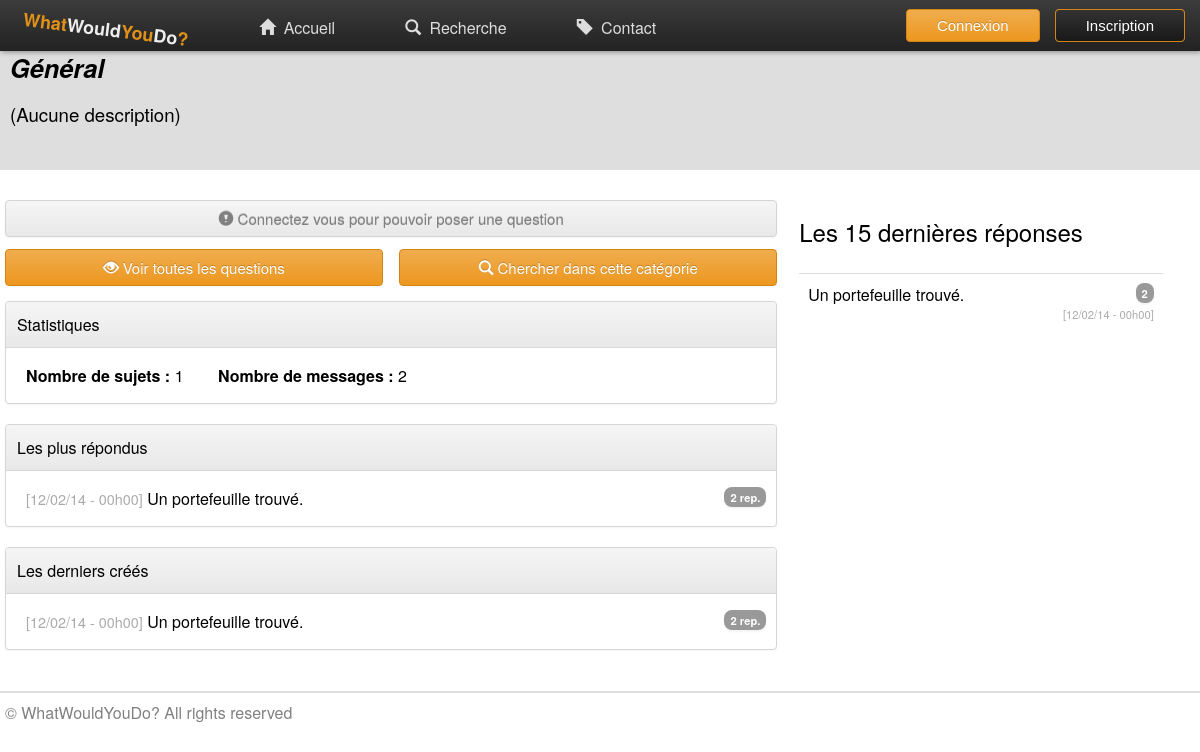
The app's page /?/category/2 with its own data.
### tables this page shows
CREATE TABLE IF NOT EXISTS `category` (
  `id` int(11) NOT NULL AUTO_INCREMENT,
  `name` varchar(50) NOT NULL,
  `description` text NOT NULL,
  PRIMARY KEY (`id`)
);

CREATE TABLE IF NOT EXISTS `topic` (
  `id` int(11) NOT NULL AUTO_INCREMENT,
  `title` varchar(100) NOT NULL,
  `content` text NOT NULL,
  `date` datetime NOT NULL,
  `user_id` int(11) NOT NULL,
  `category_id` int(11) NOT NULL,
  `answered` tinyint(1) NOT NULL DEFAULT '0',
  `pot_point` int(11) NOT NULL,
  `pot_euro` int(11) NOT NULL,
  PRIMARY KEY (`id`),
  KEY `user_id` (`user_id`,`category_id`),
  KEY `category_id` (`category_id`)
);

### index.php (called while the page is built, shortened)
<?php
	include("php/utils.php");
	include("php/_header.php");
	include(get_page_to_load($_SERVER['QUERY_STRING']));
	include("php/_footer.php");
?>

### php/utils.php (called while the page is built, shortened)
<?php
	function is_co() {
		return isset($_SESSION["user"]);
	}
?>

### php/category.php (the view, shortened to what this page needs)
<?php
if(isset($_GET["data"][0])){
	$id_cat = $_GET["data"][0];
	$bdd = BBD_connect();
	$query = $bdd->prepare("SELECT category.id as _id, category.name as name, category.description as description, COUNT(topic.id) as nb_topic,
								(SELECT COUNT(post.id) FROM category
								 LEFT JOIN topic ON topic.category_id = category.id
								 LEFT JOIN post ON post.topic_id = topic.id
								 WHERE category.id = _id) as nb_post
							FROM category
							LEFT JOIN topic ON topic.category_id = category.id
							WHERE category.id = ?
							GROUP BY category.id");
	$query->execute(array($_GET["data"][0]));
	if($data = $query->fetch()) {
		if($data['description'] == "")
			$data['description'] = "(Aucune description)";
		$cat = $data;
	} else
		header("Location: ?/");
} else
	header("Location: ?/");
?>
<div id="indexTile" <?php if(file_exists('img/cat-'.$cat['_id'].'.jpg')) { echo 'style="background: url(\'img/cat-'.$cat['_id'].'.jpg\') no-repeat center; background-size: 100%;"'; } ?> >
	<section >
		<p><b><i><?php echo $cat['name']; ?></i></b></p>
		<p><?php echo $cat['description']; ?></p>
	</section>
</div>
<section>
	<section style="width: 66.6%; float : left;">
     	    <div class="content-elem fresh">
     	    	<?php if(is_co()) { ?>
      	    	<?php if($_SESSION['user']['banned']) { ?>
      	    	<div class="btn btn-disabled" style="margin: 5px;"><span class="icon warning-sign" ></span>Les utilisateurs bannis ne peuvent pas poster de nouvelles réponses</div>
      	    	<?php } else { ?>
	      	    <div class="btn new-cat" style="margin: 5px;"><span class="icon plus" ></span>Poser une nouvelle question</div>
	      	    <?php } ?>
      	    <?php } else { ?>
      	    <div class="connection-show btn btn-disabled" style="margin: 5px;"><span class="icon warning-sign" ></span>Connectez vous pour pouvoir poser une question</div>
      	    <?php } ?>
      	    <div style="margin: 5px; margin-top: 12px; box-sizing: border-box;">
      	    	<div class="btn show-cat" style="width: 49%; float: left; box-sizing: border-box"><span class="icon eye" ></span>Voir toutes les questions</div>
      	    	<a href="?/search/<?php echo $id_cat; ?>"><div class="btn" style="width: 49%; float: right; box-sizing: border-box"><span class="icon search" ></span>Chercher dans cette catégorie</div></a>
      	    </div>
     	    </div>
     	    <div id="cat-stat" style="width:100%; ">
      	    <div class="content-elem fresh">
				<div class="content-bordered">
					<div class="content-bordered-title">
						<h4 class="panel-title">Statistiques</h4>
					</div>
					<p>
						<b class="content-bordered-item">Nombre de sujets : </b><?php echo $cat['nb_topic']; ?>
						<b class="content-bordered-item">Nombre de messages : </b><?php echo $cat['nb_post']; ?>
					</p>
				</div>
			</div>
			<div class="content-elem fresh">
				<div class="content-bordered">
					<div class="content-bordered-title">
						<h4 class="panel-title">Les plus répondus</h4>
					</div>
					<ul class="list-unstyled">
					<?php
						$query = $bdd->prepare("SELECT topic.id AS id, topic.title AS title, DATE_FORMAT(topic.date, '%d/%m/%y - %Hh%i') AS date_, topic.pot_point as points, COUNT(post.id) AS nb_post, topic.answered AS answered
												FROM category
												RIGHT JOIN topic ON topic.category_id = category.id
												LEFT JOIN post ON post.topic_id = topic.id
											    WHERE category.id = ?
												GROUP BY topic.id
												ORDER BY nb_post DESC
												LIMIT 0,5");
						$query->execute(array($id_cat));
						while($data = $query->fetch()){ ?>
						<li>
								<span class="date">[<?php echo $data['date_']; ?>]</span>
								<a href="?/post/<?php echo $data['id']; ?>">
									<?php echo $data['title']; ?>
									<span class="badge" style="float: right; margin-right: 10px;"><?php echo $data['nb_post']; ?> rep.</span>
								</a>
						</li>
					<?php } ?>
					</ul>
				</div>
			</div>
			<div class="content-elem fresh">
				<div class="content-bordered">
					<div class="content-bordered-title">
						<h4 class="panel-title">Les derniers créés</h4>
					</div>
					<ul class="list-unstyled">
					<?php
						$query = $bdd->prepare("SELECT topic.id AS id, topic.title AS title, DATE_FORMAT(topic.date, '%d/%m/%y - %Hh%i') AS date_, topic.pot_point as points, COUNT(post.id) AS nb_post, topic.answered AS answered
												FROM category
												RIGHT JOIN topic ON topic.category_id = category.id
												LEFT JOIN post ON post.topic_id = topic.id
											    WHERE category.id = ?
												GROUP BY topic.id
												ORDER BY topic.date DESC
												LIMIT 0,5");
						$query->execute(array($id_cat));
						while($data = $query->fetch()){ ?>
						<li>
								<span class="date">[<?php echo $data['date_']; ?>]</span>
								<a href="?/post/<?php echo $data['id']; ?>">
									<?php echo $data['title']; ?>
									<span class="badge" style="float: right; margin-right: 10px;"><?php echo $data['nb_post']; ?> rep.</span>
								</a>
						</li>
					<?php } ?>
					</ul>
				</div>
			</div>
		</div>
	</section>
	<section style="width: 30.3%; float: left;">
		<?php include("_last_post_view.php"); ?>
	</section>
</section>

### css/style.css (style rules this page uses)
html { font-family: 'Helvetica Neue', Helvetica, Arial, sans-serif; background-color: white; }
body { margin: 0; padding-top: 50px; padding-bottom: 20px; min-width: 650px; }
a { color: inherit; text-decoration: none; transition: color .3s linear; }
.content-bordered { border: 1px #D6D6D6 solid; border-radius: 4px; margin: 5px; box-shadow: rgba(0, 0, 0, 0.0470588) 0px 1px 2px 0px; background-color: white; }
.content-bordered .content-bordered-title { background-image: linear-gradient(rgb(245, 245, 245) 0px, rgb(232, 232, 232) 100%); border-bottom: 1px #D6D6D6 solid; border-radius: 4px 4px 0 0; padding: 6px; }
.content-bordered .content-bordered-title .panel-title { margin: 5px; font-weight: normal; }
.content-bordered p, .content-bordered div.p { padding-left: 20px; padding-right: 20px; }
.content-bordered-item + .content-bordered-item { margin-left: 30px; }
.badge { background-color: rgb(153, 153, 153); box-shadow: rgba(0, 0, 0, 0.0470588) 0px 2px 2px 0px; color: white; font-weight: bold; border-radius: 8px; font-size: 70%; padding: 2px; padding-left: 6px; padding-right: 6px; white-space: nowrap; }
.list-unstyled { list-style-type: none; margin-left: -20px; }
.icon:before { position: relative; top: 1px; display: inline-block; font-family: 'Glyphicons Halflings'; -webkit-font-smoothing: antialiased; font-style: normal; font-weight: normal; line-height: 1; margin-right: 4px; }
.warning-sign:before { content: "\e101"; }
.search:before { content: "\e003"; }
.eye:before { content: "\e105"; }
.btn { box-shadow: rgba(0, 0, 0, 0.0470588) 0px 1px 2px 0px; background-image: linear-gradient(rgb(240, 173, 78) 0px, rgb(236, 151, 31) 100%); border: 1px rgb(213, 133, 18) solid; border-radius: 4px; padding: 7px; padding-left: 12px; padding-right: 12px; color: white; font-size: 15px; text-shadow: rgba(0, 0, 0, 0.2) 0px -1px 0px; display: block; text-align: center; }
.btn:disabled, .btn-disabled { background-image: linear-gradient(rgb(245, 245, 245) 0px, rgb(232, 232, 232) 100%); border: 1px solid lightgray; color: gray; }
section, footer { max-width: 1200px; margin: auto; padding-right: 0px; }
#indexTile { width: 100%; height: 150px; background-color: #DEDEDE; margin-top: -30px; margin-bottom: 20px; }
#indexTile p { padding: 30px; padding-left: 10px; }
#indexTile p:first-child { font-size : 19pt; }
#indexTile p:nth-child(2) { margin-top: -70px; font-size : 14pt; }
.content-elem { padding: 5px; padding-left: 0px; padding-right: 0px; }
.fresh { width: 97.9%; float: left; }
.date { color: #AAA; font-size: 90%; }

### records on screen
category: name "Général"
topic: date_ "12/02/14 - 00h00", title "Un portefeuille trouvé.", nb_post "2"

### other values on screen
$cat['description'] "(Aucune description)"
$cat['nb_topic'] "1"
$cat['nb_post'] "2"
$data['title'] "Un portefeuille trouvé."
$data['nb_post'] "2"
$data['date'] "12/02/14 - 00h00"
